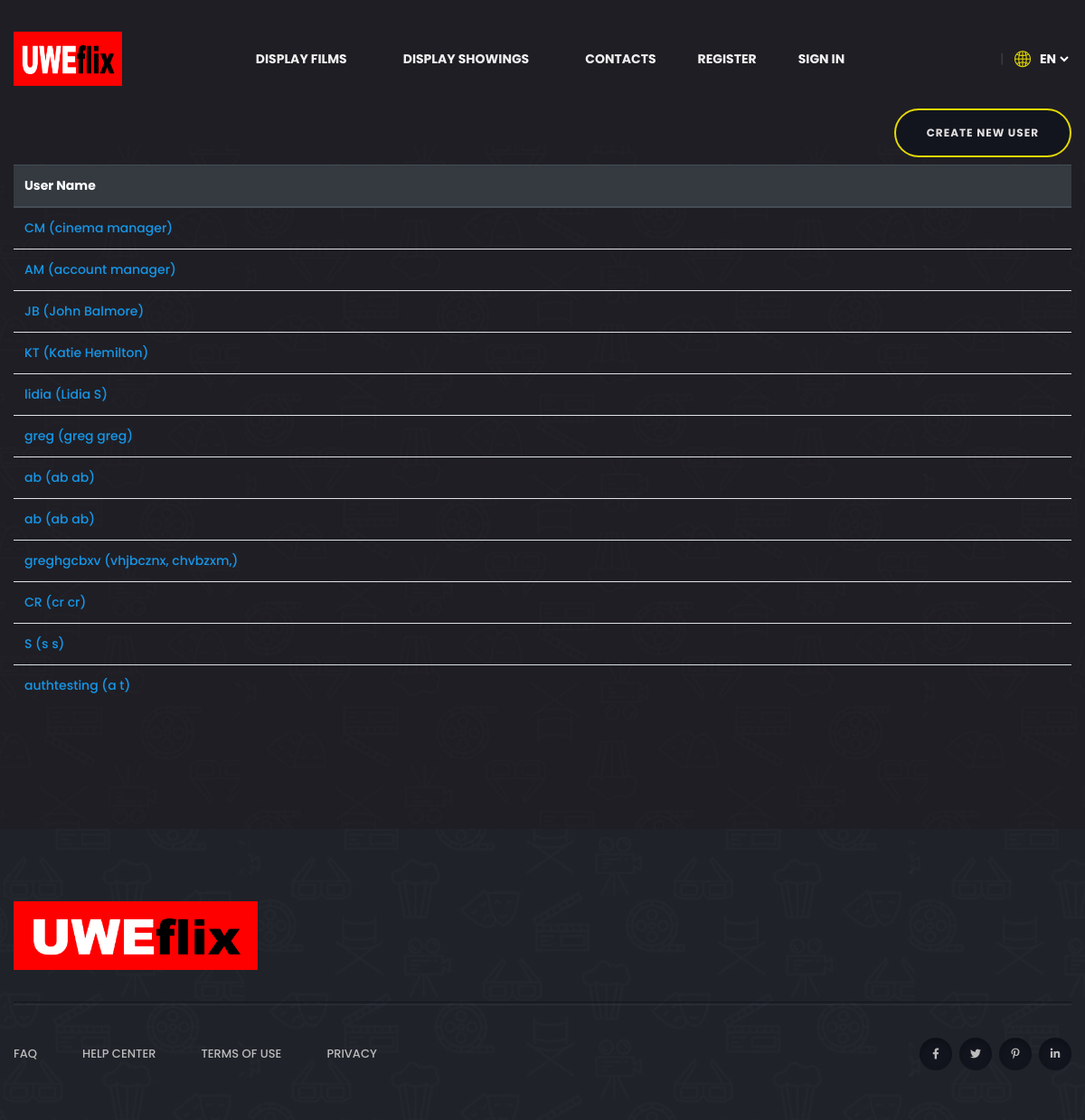
Before: /accounts with the older database file.
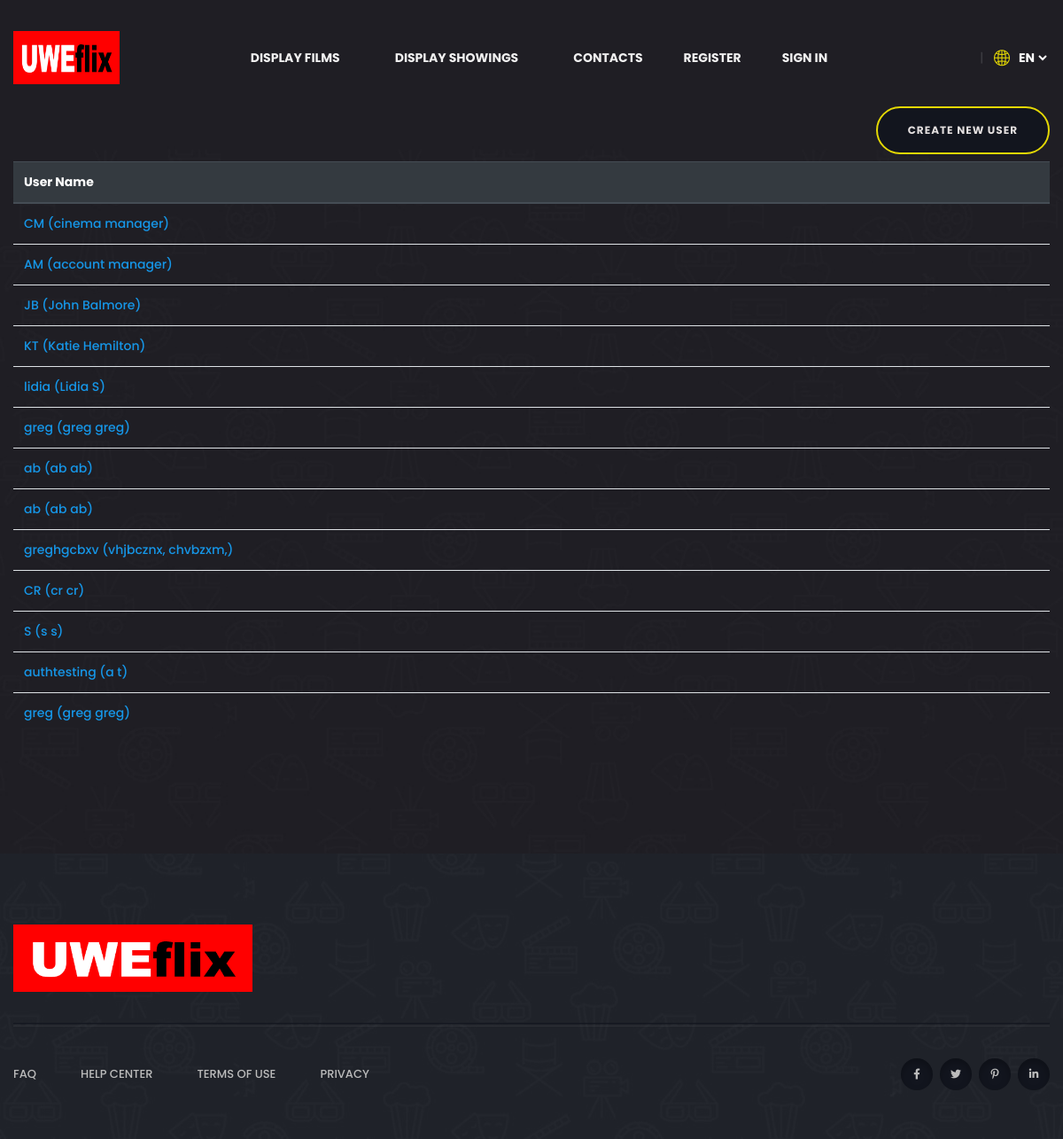
After: the same page with the newer database file.
### accounts/models.py (models this page shows, shortened)
class User(models.Model):
    username = models.CharField(max_length=255)
    password = models.CharField(max_length=255)
    class UserType(models.TextChoices):
        CUSTOMER = 'C', _('Customer')
        STUDENT = 'S', _('Student')
        CLUBREP = 'CR', _('Club Rep')
        ACCOUNTSMANAGER = 'AM', _('Accounts Manager')
        CINEMAMANAGER = 'CM', _('Cinema Manager')
    userType = models.CharField(
        max_length = 2,
        choices = UserType.choices,
        default = UserType.CUSTOMER
    )
    firstName = models.CharField(max_length=255)
    lastName = models.CharField(max_length=255)
    dateOfBirth = models.DateField()
    userEmail = models.CharField(max_length=255)
    affiliatedClub = models.ForeignKey(Club, on_delete=models.CASCADE, blank=True, null=True)
    paymentDetails = models.ForeignKey(PaymentDetails, on_delete=models.CASCADE, blank=True, null=True)
    balance = models.IntegerField(default=0, validators=[MinValueValidator(-150)])
    activated = models.BooleanField(default=False)

### accounts/views.py (the view)
# urls.py: path('', views.index, name='index'),
def index(request):
    userList = User.objects.all() # List of all Users
    message = request.GET.get('message') # Get any message from previous pages
    context = {
        'userList': userList,
        'message': message,
    }
    return render(request, 'accounts/index.html', context)

### accounts/templates/accounts/index.html
{% extends "uwe/base.html" %}
{% load static %}
{% block content %}
<section class="services-area services-bg" data-background="{% static 'uwe/img/bg/services_bg.jpg' %}">
    <div class="container">
        <a class="btn mb-2 float-right" href="{% url 'accounts:createUser' %}">Create new User</a>
        <div class=" align-items-center">
            <table class="table">
                <thead class="thead-dark">
                <tr>
                    <th scope="col">User Name</th>
                </tr>
                </thead>
                <tbody>
                {% for user in userList %}
                {% if userList %}
                <tr>
                    <td>
                    <a href="{% url 'accounts:manageUser' user.id %}">
                        {{ user.username }} ({{ user.firstName }} {{ user.lastName }})
                    </a>
                    </td>
                </tr>
                {% else %}
                <td>
                    <p>There are no users</p>
                </td>
                {% endif %}
                {% endfor %}
                </tbody>
            </table>
        </div>
    </div>
</section>
{%endblock%}

### uwe/templates/uwe/base.html (shortened to what this page needs)
<!DOCTYPE html>
<html>
<head>
    {% load static %}
    <link rel="stylesheet" href="{% static 'uwe/css/bootstrap.min.css' %}"/>
    <link rel="stylesheet" href="{% static 'uwe/css/animate.min.css' %}"/>
    <link rel="stylesheet" href="{% static 'uwe/css/magnific-popup.css' %}"/>
    <link rel="stylesheet" href="{% static 'uwe/css/fontawesome-all.min.css' %}"/>
    <link rel="stylesheet" href="{% static 'uwe/css/owl.carousel.min.css' %}"/>
    <link rel="stylesheet" href="{% static 'uwe/css/flaticon.css' %}"/>
    <link rel="stylesheet" href="{% static 'uwe/css/odometer.css' %}"/>
    <link rel="stylesheet" href="{% static 'uwe/css/aos.css' %}"/>
    <link rel="stylesheet" href="{% static 'uwe/css/slick.css' %}"/>
    <link rel="stylesheet" href="{% static 'uwe/css/default.css' %}"/>
    <link rel="stylesheet" href="{% static 'uwe/css/style.css' %}"/>
    <link rel="stylesheet" href="{% static 'uwe/css/responsive.css' %}"/>
</head>
<body>
<header>
    <div id="sticky-header" class="menu-area transparent-header">
        <div class="container custom-container">
            <div class="row">
                <div class="col-12">
                    <div class="menu-wrap">
                        <nav class="menu-nav show">
                            <div class="logo">
                                <a href="{% url 'cinema:list_films' %}"><img src="/images/uweflix_logo.png"
                                                                             style="height:60px; width:120px;"></a>
                            </div>
                            <div class="navbar-wrap main-menu d-none d-lg-flex">
                                <ul class="navigation">
                                    <li class="menu-item">
                                        <a class="navbar-brand" href="{% url 'cinema:list_films' %}">Display Films</a>
                                    </li>
                                    <li class="menu-item">
                                        <a class="navbar-brand" href="{% url 'cinema:list_showings' %}">Display
                                            Showings</a>
                                    </li>
                                    <li><a href="{% url 'contact_us' %}">contacts</a></li>
                                    {% if request.session.id is None %}
                                    <li class="menu-item"><a class="header-btn" href="{% url 'register' %}" class="btn">Register</a></li>
                                    <li class="menu-item"><a class="header-btn" href="{% url 'login' %}" class="btn">Sign In</a></li>
                                    {% else %}
                                    <li class="menu-item"><a class="header-btn" href="{% url 'logout' %}" class="btn btn-daark">Log out</a></li>
                                    {% endif %}
                                </ul>
                            </div>
                            <div class="header-action d-none d-md-block">
                                <ul>
                                    <li class="header-lang">
                                        <form action="#">
                                            <div class="icon"><i class="flaticon-globe"></i></div>
                                            <select id="lang-dropdown">
                                                <option value="">En</option>
                                            </select>
                                        </form>
                                    </li>
                                </ul>
                            </div>
                    </nav>
                </div>
            </div>
        </div>
    </div>
    </div>
</header>
<main>
    {% block content %}{% endblock %}
</main>
<footer>
    <div class="footer-top-wrap">
        <div class="container">
            <div class="footer-menu-wrap">
                <div class="row align-items-center">
                    <div class="col-lg-3">
                        <div class="footer-logo">
                            <a href="{% url 'cinema:list_films' %}"><img src="/images/uweflix_logo.png"  class="img-fluid" alt=""></a>
                        </div>
                    </div>
                </div>
            </div>
            <div class="footer-quick-link-wrap">
                <div class="row align-items-center">
                    <div class="col-md-7">
                        <div class="quick-link-list">
                            <ul>
                                <li><a href="#">FAQ</a></li>
                                <li><a href="#">Help Center</a></li>
                                <li><a href="#">Terms of Use</a></li>
                                <li><a href="#">Privacy</a></li>
                            </ul>
                        </div>
                    </div>
                    <div class="col-md-5">
                        <div class="footer-social">
                            <ul>
                                <li><a href="#"><i class="fab fa-facebook-f"></i></a></li>
                                <li><a href="#"><i class="fab fa-twitter"></i></a></li>
                                <li><a href="#"><i class="fab fa-pinterest-p"></i></a></li>
                                <li><a href="#"><i class="fab fa-linkedin-in"></i></a></li>
                            </ul>
                        </div>
                    </div>
                </div>
            </div>
        </div>
    </div>
</footer>
</body>
<head>
</head>
</html>

### uwe/static/uwe/css/responsive.css (style rules this page uses)
@media (max-width: 1500px) { .custom-container { max-width: 1330px; } }
@media (max-width: 1500px) { .header-action > ul > li { position: relative; margin-left: 25px; } }

Changed rows visible on the page:
added User: username "greg", firstName "greg", lastName "greg"
